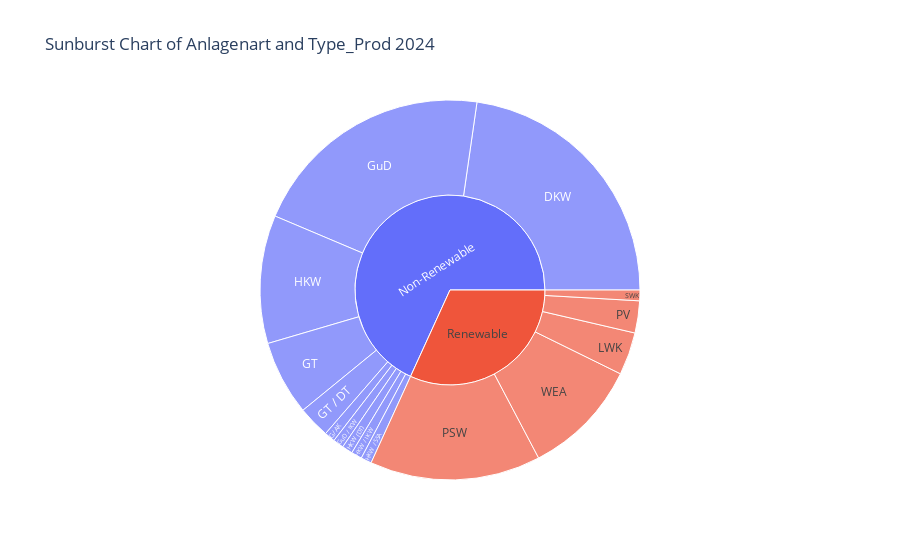

Here is the notebook cell this chart was saved with:
### Markdown cell above
## 3.1 Gesamtkapazität der Energieträger
*Data from Bundesnetzagentur:*\
https://www.bundesnetzagentur.de/DE/Fachthemen/ElektrizitaetundGas/Versorgungssicherheit/Erzeugungskapazitaeten/Kraftwerksliste/start.html\
\
add the description of Anlagenart when hovering above the Bar

### Code cell
import pandas as pd
import plotly.express as px

# Read the data
df = pd.read_csv('Data/BNetza/KW100Mw-2.csv')

# Filter the dataframe to exclude rows where 'Erzeuger' is 'Other'
df_filtered = df[df['Erzeuger'] != 'Other']

# Group the filtered data by 'Anlagenart', 'Type_Prod' and count the occurrences of each combination
grouped_data = df_filtered.groupby(['Anlagenart', 'Type_Prod']).size().reset_index(name='Count')

# Plotting with Plotly Express
fig = px.sunburst(grouped_data, path=['Type_Prod', 'Anlagenart'], values='Count',
                  title='Sunburst Chart of Anlagenart and Type_Prod 2024')
fig.show()

### Figure 1 — Plotly figure (JSON) as saved in the notebook; plotly's stock layout.template omitted (floating-point values rounded to 4 significant figures)
{"data": [{"branchvalues": "total", "domain": {"x": [0, 1], "y": [0, 1]}, "hovertemplate": "labels=%{label}<br>Count=%{value}<br>parent=%{parent}<br>id=%{id}<extra></extra>", "ids": ["Non-Renewable/DKW", "Non-Renewable/G/AK", "Non-Renewable/GT", "Non-Renewable/GT / DT", "Non-Renewable/GuD", "Non-Renewable/GuD / IKW", "Non-Renewable/HKW", "Non-Renewable/HKW (DT)", "Non-Renewable/HKW / IKW", "Non-Renewable/HKW / SSA", "Renewable/LWK", "Renewable/PSW", "Renewable/PV", "Renewable/SWK", "Renewable/WEA", "Non-Renewable", "Renewable"], "labels": ["DKW", "G/AK", "GT", "GT / DT", "GuD", "GuD / IKW", "HKW", "HKW (DT)", "HKW / IKW", "HKW / SSA", "LWK", "PSW", "PV", "SWK", "WEA", "Non-Renewable", "Renewable"], "name": "", "parents": ["Non-Renewable", "Non-Renewable", "Non-Renewable", "Non-Renewable", "Non-Renewable", "Non-Renewable", "Non-Renewable", "Non-Renewable", "Non-Renewable", "Non-Renewable", "Renewable", "Renewable", "Renewable", "Renewable", "Renewable", "", ""], "type": "sunburst", "values": [25, 1, 7, 3, 23, 1, 12, 1, 1, 1, 4, 16, 3, 1, 11, 75, 35]}], "layout": {"legend": {"tracegroupgap": 0}, "title": {"text": "Sunburst Chart of Anlagenart and Type_Prod 2024"}}}
